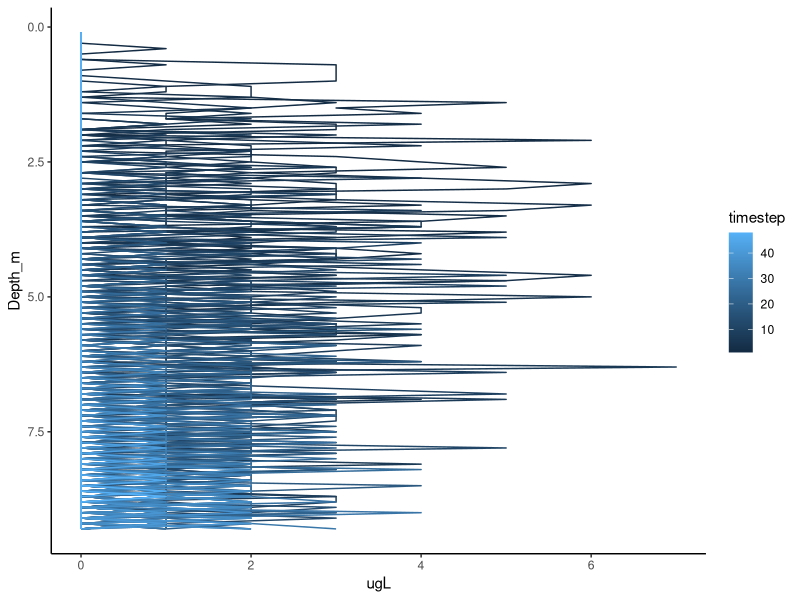
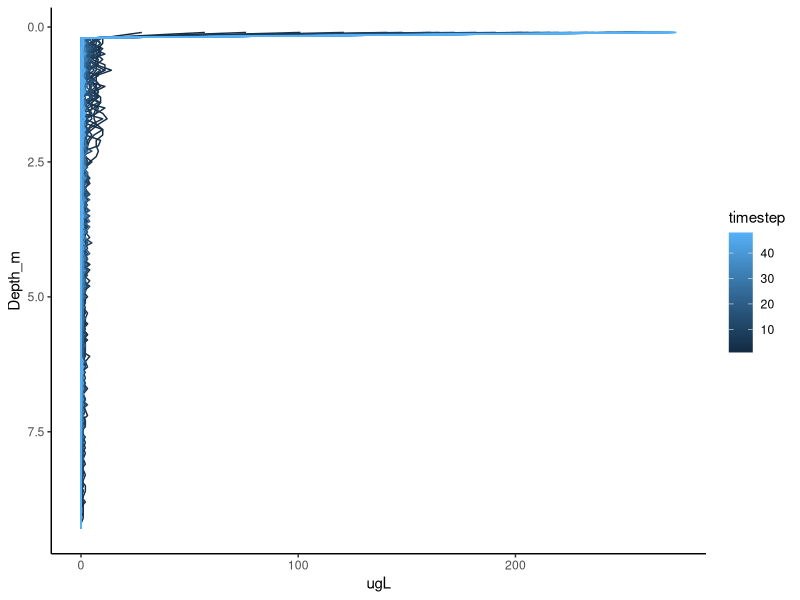
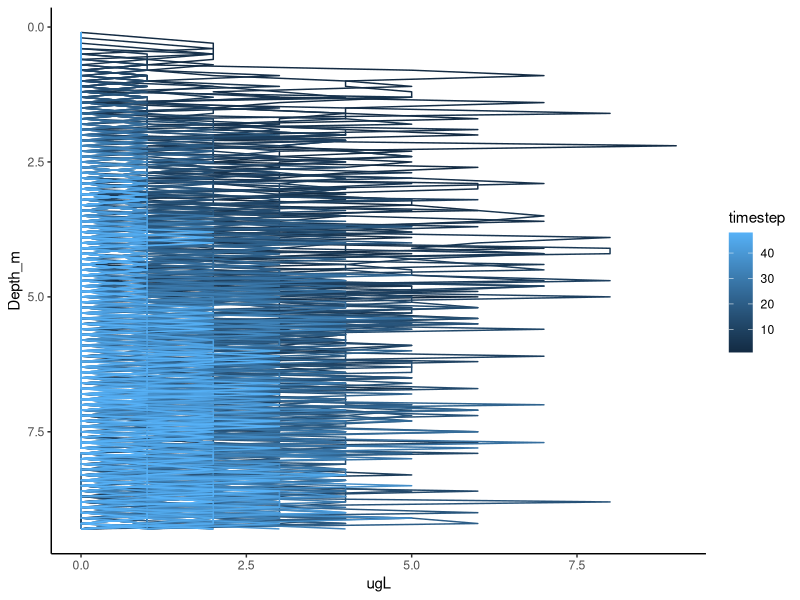

Write the R code that produced these figures, in order.
## ---- chunk 1
# =============================================================================
# Load packages
# =============================================================================
library(tidyverse)

# =============================================================================
# Movement function
# =============================================================================
movement <- function(inds, yloc = 2, ymax = 9.3){
  
  total_inds <- dim(inds)[1]
  
  cell_diam <- inds[,3] # Get the cell diameters of all individuals
  cell_dens <- inds[,4] # Get the cell diameters of all individuals
  cell_shape <- inds[,5] # Get the cell diameters of all individuals

  env[,3] <- (999.83952 + 16.945176*env[,1] - 0.0079870401*env[,1]^2 - 0.000046170461*env[,1]^3 + 0.00000010556302*env[,1]^4 - 0.00000000028054253*env[,1]^5) / (1 + 0.016879850*env[,1]) #Kell equation for water density (Kell, 1975)
  env[,4] <- (10^(((20 - env[,1])/(env[,1] + 96))*(1.2364 - 0.00137*(20 - env[,1]) + 0.0000057*(20 - env[,1])^2)))*1000 #this actually calculates the ratio of viscosity at target temp/viscosity at 20 degrees C, but viscosity at 20 degrees C is ~ 1
  w_s <- NULL
  
  for(j in 1:total_inds){
      
    #the issue is that for some reason it's not recognizing when the yloc matches the depth in the environment - why???
    curr_dens <- env[which(env[,2] == round(inds[j,2],1)),3]
    curr_visc <- env[which(env[,2] == round(inds[j,2],1)),4]

    curr_w_s <- (9.8081*cell_diam[j]^2*(cell_dens[j] - curr_dens))/(18*cell_shape[j]*curr_visc) # Define the velocity given cell diameter, density, and shape
    
    w_s <- c(w_s, curr_w_s)
    
    }
    
  y_move       <- (w_s/100000)*60*60 # Calculate total distance moved over an hour
  
  inds[, yloc] <- inds[, yloc] + y_move;
  # =========   The reflecting boundary is added below
    for(i in 1:total_inds){ 
        if(inds[i, yloc] > ymax){         # If it moved past the maximum depth
            inds[i, yloc] <- ymax;        # Then move it back to the maximum depth
        }
        if(inds[i, yloc] < 0.1){            # If it moved below 0.1 (above surface)
            inds[i, yloc] <- 0.1;           # Then move it back to 0.1 (surface)
        }
    } 
    # =========  Now all individuals should stay on the landscape
    return(inds);
}

# =============================================================================
# Birth function
# =============================================================================
birth <- function(inds, lambda = 0.5, repr_col = 4){
    total_inds       <- dim(inds)[1]; # Get the number of individuals in inds
    ind_cols         <- dim(inds)[2]; # Total inds columns
    inds[, repr_col] <- rpois(n = total_inds, lambda = lambda); 
    total_off        <- sum(inds[, repr_col]);
    # ---- We now have the total number of new offspring; now add to inds
    new_inds     <- array(data = 0, dim = c(total_off, ind_cols));
    new_inds[,1] <- rnorm(n = dim(new_inds)[1], mean = 23, sd = 3);
    new_inds[,2] <- sample(x = 1:8, size = dim(new_inds)[1], replace = TRUE);
    new_inds[,3] <- sample(x = 1:8, size = dim(new_inds)[1], replace = TRUE);
    # ---- Our new offspring can now be attached in the inds array
    inds <- rbind(inds, new_inds);
    return(inds);
}

# =============================================================================
# Death function
# =============================================================================
death <- function(inds, dcol = 6, yloc = 2, ymax = 9.3){
  total_inds <- dim(inds)[1] # Get the number of individuals in inds
  
  for(i in 1:total_inds){ 
        if(inds[i, yloc] >= ymax){         # If it moved to or past the maximum depth
            inds[i, dcol] <- 1;        # Then it dies
        }
  }
  
  inds            <- inds[inds[, 6] == 0,]; # Retain living

    return(inds);
}

# =============================================================================
# Simulate phytoplankton dynamics
# =============================================================================
# ----- Initialise individuals (phytos)
# TMRW: pick back up here
# Pull in an example FP profile
fp <- read_csv("./data/FluoroProbe_2018-08-02_FCR_50.csv")

# Create inds by looping through each depth increment and then creating that number of individuals at that depth based on ug/L
depths <- seq(from = 0.1, to = 9.3, by = 0.1)

inds <- NULL

for(i in 1:length(depths)){
  
  #isolate a particular depth
  temp <- fp[i,]
  
  #create cell diameter trait
  min_diam.d = 10 # 10 um 
  max_diam.d = 25 # 25 um in meters
  
  min_diam.c = 10 # 10 um 
  max_diam.c = 25 # 25 um in meters
  
  min_diam.g = 10 # 10 um 
  max_diam.g = 25 # 25 um in meters

  #create cell density trait
  min_dens.d = 1070 # In range for diatoms
  max_dens.d = 1130 # To make sure they all sink
  
  min_dens.c = 920 # In range for cyanos
  max_dens.c = 980 # To make sure they all float
  
  min_dens.g = 1020 # In range for chlorophytes
  max_dens.g = 1080 # To make sure they all sink
  
  #create cell shape trait
  shape.d = 1 # make them all spherical for now
  
  shape.c = 1 # make them all spherical for now
  
  shape.g = 1 # make them all spherical for now

  #populate depths with traits
  temp.df.d <- array(data = 0, dim = c(round(temp$BrownAlgae_ugL,0),6))
  temp.df.d[,1] <- 1 #placeholder for taxon ID or some other trait
  temp.df.d[,2] <- depths[i]
  temp.df.d[,3] <- runif(dim(temp.df.d)[1], min = min_diam.d, max = max_diam.d)
  temp.df.d[,4] <- runif(dim(temp.df.d)[1], min = min_dens.d, max = max_dens.d)
  temp.df.d[,5] <- shape.d

  temp.df.c <- array(data = 0, dim = c(round(temp$Bluegreens_ugL,0),6))
  temp.df.c[,1] <- 2 #placeholder for taxon ID or some other trait
  temp.df.c[,2] <- depths[i]
  temp.df.c[,3] <- runif(dim(temp.df.c)[1], min = min_diam.c, max = max_diam.c)
  temp.df.c[,4] <- runif(dim(temp.df.c)[1], min = min_dens.c, max = max_dens.c)
  temp.df.c[,5] <- shape.c
  
  temp.df.g <- array(data = 0, dim = c(round(temp$GreenAlgae_ugL,0),6))
  temp.df.g[,1] <- 3 #placeholder for taxon ID or some other trait
  temp.df.g[,2] <- depths[i]
  temp.df.g[,3] <- runif(dim(temp.df.g)[1], min = min_diam.g, max = max_diam.g)
  temp.df.g[,4] <- runif(dim(temp.df.g)[1], min = min_dens.g, max = max_dens.g)
  temp.df.g[,5] <- shape.g
  
  temp.df <- rbind(temp.df.d, temp.df.c, temp.df.g)

  inds <- rbind(inds, temp.df)
}

colnames(inds) <- c("PFG","yloc","cell_diam","cell_dens","cell_shape","dcol")

# ----- Initialise environment (water temperature)

env <- array(data = 0, dim = c(length(depths),4))
  # env[,1] <- 5 #water temperature;  no stratification
  env[,1] <- c(rev(seq(from = 15, to = 20, by = ((20-15)/(40-1)))),
               rev(seq(from = 12, to = 15, by = ((15-12)/(10-1)))),
               rev(seq(from = 10, to = 12, by = ((12-10)/(43-1))))) #water temperature; stronger stratification
  # env[,1] <- c(rev(seq(from = 13, to = 15, by = ((15-13)/(40-1)))),
  #              rev(seq(from = 11, to = 13, by = ((13-11)/(10-1)))),
  #              rev(seq(from = 10, to = 11, by = ((11-10)/(43-1))))) #water temperature; weaker stratification
  env[,2] <- round(depths,1)
colnames(env) <- c("wt","yloc","dens","visc")

# ---- Start the simulation as before
ts         <- 0;
time_steps <- 48;
inds_hist  <- NULL;
while(ts < time_steps){
    inds            <- movement(inds); 
    #inds            <- birth(inds, lambda = 1.5);
    inds            <- death(inds);
    ts              <- ts + 1; 
    inds_hist[[ts]] <- inds;
}

# =============================================================================
# Print the results
# =============================================================================
ind_yloc <- NULL
ind_yloc[[1]] <- array(data = NA, dim = c(time_steps,length(depths)+1))
colnames(ind_yloc[[1]]) <- c("timestep",depths)

ind_yloc[[2]] <- array(data = NA, dim = c(time_steps,length(depths)+1))
colnames(ind_yloc[[2]]) <- c("timestep",depths)

ind_yloc[[3]] <- array(data = NA, dim = c(time_steps,length(depths)+1))
colnames(ind_yloc[[3]]) <- c("timestep",depths)

for(i in 1:time_steps){
  for(j in 1:length(depths)){
    
    #diatom
    ind_yloc[[1]][i, 1] <- i;                      # Save the time step
    ind_yloc[[1]][i, j+1] <- length(inds_hist[[i]][which(round(inds_hist[[i]][,2],1) == round(depths[j],1) & inds_hist[[i]][,1] == 1),1]); # Save the number of individuals at each depth
    
    #cyano
    ind_yloc[[2]][i, 1] <- i;                      # Save the time step
    ind_yloc[[2]][i, j+1] <- length(inds_hist[[i]][which(round(inds_hist[[i]][,2],1) == round(depths[j],1) & inds_hist[[i]][,1] == 2),1]); # Save the number of individuals at each depth
    
    #green
    ind_yloc[[3]][i, 1] <- i;                      # Save the time step
    ind_yloc[[3]][i, j+1] <- length(inds_hist[[i]][which(round(inds_hist[[i]][,2],1) == round(depths[j],1) & inds_hist[[i]][,1] == 3),1]); # Save the number of individuals at each depth
    
  }
}
#print(ind_yloc);

# =============================================================================
# Plot the results
# =============================================================================
plot_yloc.d <- data.frame(ind_yloc[[1]]) %>%
  gather(X0.1:X9.3, key = "Depth_m",value = "ugL") %>%
  mutate(Depth_m = as.double(substring(Depth_m, 2)))
#head(plot_yloc.d)

ggplot(data = plot_yloc.d, aes(x = ugL, y = Depth_m, group = timestep, color = timestep))+
  geom_path()+
  scale_y_reverse()+
  theme_classic()

plot_yloc.c <- data.frame(ind_yloc[[2]]) %>%
  gather(X0.1:X9.3, key = "Depth_m",value = "ugL") %>%
  mutate(Depth_m = as.double(substring(Depth_m, 2)))
#head(plot_yloc.c)

ggplot(data = plot_yloc.c, aes(x = ugL, y = Depth_m, group = timestep, color = timestep))+
  geom_path()+
  scale_y_reverse()+
  theme_classic()

plot_yloc.g <- data.frame(ind_yloc[[3]]) %>%
  gather(X0.1:X9.3, key = "Depth_m",value = "ugL") %>%
  mutate(Depth_m = as.double(substring(Depth_m, 2)))
#head(plot_yloc.g)

ggplot(data = plot_yloc.g, aes(x = ugL, y = Depth_m, group = timestep, color = timestep))+
  geom_path()+
  scale_y_reverse()+
  theme_classic()
